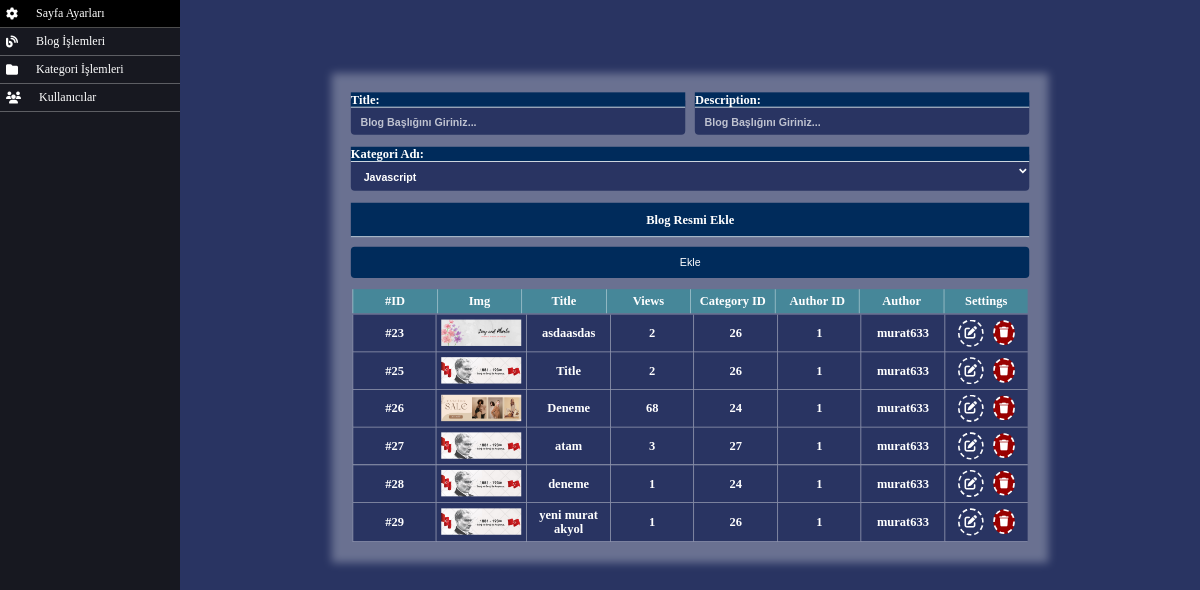
Page /nedmin/blog-settings.php (signed in) on the committed database.
### tables this page shows
CREATE TABLE `blog` (
  `id` int(11) NOT NULL,
  `title` varchar(250) NOT NULL,
  `description` text NOT NULL,
  `author` varchar(100) NOT NULL,
  `date` datetime NOT NULL DEFAULT current_timestamp(),
  `categoryid` int(11) NOT NULL,
  `authorid` int(11) NOT NULL,
  `img` varchar(250) NOT NULL,
  `views` int(11) NOT NULL DEFAULT 0
);

### public/db/connection.php (called while the page is built, shortened)
<?php
    try {
        class DB {
            private $db = null;
            public function __construct()
            {
                try{
                    $this->db = new PDO("mysql:host=localhost;dbname=blog;charset=utf8", "root", "");
                }catch(Exception $e){
                }
            }
            public function getAll($table) {
                $s = $this->db->prepare("SELECT * FROM $table");
                $s->execute();
                return $s->fetchAll();
            }
        }
        } catch (PDOException $e) {
            echo $e->getMessage();
        }
?>

### public/nedmin/blog-settings.php (the view, shortened to what this page needs)
<!DOCTYPE html>
<html lang="en">
<head>
    <?php
    include "head.php";
    $db = new DB();
    $blogs = $db->getAll("blog");
    $categories = $db->getAll("category");
    ?>
</head>
<body>
    <?php include "menu/menu.php"; ?>
    <main class="admin__main">
    <form action="../db/blog.php" method="POST" enctype="multipart/form-data" class="page__settings__form">
                <div class="form-control ">
                    <label for="title">Title:</label>
                    <input type="text" id="title" name="title"
                        placeholder="Blog Başlığını Giriniz...">
                </div>
                <div class="form-control ">
                    <label for="description">Description:</label>
                    <input type="text" id="description" name="description"
                        placeholder="Blog Başlığını Giriniz...">
                </div>
                <div class="form-control full">
                    <label for="category">Kategori Adı:</label>
                    <select name="categoryid" id="category">
                        <?php foreach ($categories as $key => $category) { ?>
                            <option value="<?php echo $category["id"] ?>"><?php echo $category["name"] ?></option>
                        <?php }?>
                    </select>
                </div>
                <div class="form-control full">
                    <label for="blog_img" class="blog_img_label">Blog Resmi Ekle</label>
                </div>
                <button name="addblog" class="page__settings__button">Ekle</button>
                <table class="table form-control full">
                    <thead class="table-head">
                        <tr class="table-row">
                            <th class="table-col">#ID</th>
                            <th class="table-col">Img</th>
                            <th class="table-col">Title</th>
                            <th class="table-col">Views</th>
                            <th class="table-col">Category ID</th>
                            <th class="table-col">Author ID</th>
                            <th class="table-col">Author</th>
                            <th class="table-col">Settings</th>
                        </tr>
                    </thead>
                    <tbody class="table-body">
                        <?php foreach ($blogs as $key => $blog) {?>
                            <tr class="table-row">
                            <th class="table-col">#<?php echo $blog["id"];?></th>
                            <th class="table-col">
                                <img src="../<?php echo $blog["img"];?>" width="100" alt="<?php echo $blog["title"];?>" title="<?php echo $blog["title"];?>">
                            </th>
                            <th class="table-col"><?php echo $blog["title"];?></th>
                            <th class="table-col"><?php echo $blog["views"];?></th>
                            <th class="table-col"><?php echo $blog["categoryid"];?></th>
                            <th class="table-col"><?php echo $blog["authorid"];?></th>
                            <th class="table-col"><?php echo $blog["author"];?></th>
                            <th class="table-col">
                                <a href="blog-edit.php?id=<?php echo $blog["id"];?>" title="Edit -> Düzenleme İşlemi" class="edit"><i class="fa-solid fa-pen-to-square"></i></a>
                                <button name="delete" value="<?php echo $blog["id"];?>"  title="Delete -> Silme İşlemi" class="del"><i class="fa-solid fa-trash"></i></button>
                            </th>
                            </tr class="table-row">
                       <?php } ?>
                    </tbody>
                </table>
        </form>
    </main>
</body>
</html>

### public/css/admin.css (style rules this page uses)
.admin__main { position: fixed; top: 0; right: 0; width: 85%; padding: 1rem; height: 100vh; overflow: auto; background: #293462; color: white; font-weight: 900; font-family: 'Raleway', sans-serif; }
.admin__main .page__settings__form { margin: auto; display: block; padding: 2rem; font-size: 1.3rem; font-family: cursive; display: grid; grid-template-columns: 1fr 1fr; transform: scale(0.8); width: 90%; align-items: center; gap: 1rem; }
.admin__main .page__settings__form::after { content: ""; background-color: #fff; opacity: .3; -webkit-filter: blur(5px); width: 100%; height: 100%; position: absolute; z-index: -1; }
.admin__main .page__settings__form .form-control { position: relative; }
.admin__main .page__settings__form .form-control ::placeholder { color: white; opacity: .7; }
.admin__main .page__settings__form .form-control.full { grid-column: 1/span 2; }
.admin__main .page__settings__form .form-control .blog_img_label { position: relative; padding: 1rem; width: 100%; text-align: center; cursor: pointer; }
.admin__main .page__settings__form .form-control input, .admin__main .page__settings__form .form-control textarea, .admin__main .page__settings__form .form-control select { margin-top: .5rem; padding: 2rem 1rem .7rem 1rem; border: none; outline: none; background-color: #293462; color: #fff; font-weight: 900; width: 100%; border-radius: 5px; margin-bottom: .2rem; display: flex; align-items: center; }
.admin__main .page__settings__form .form-control label { position: absolute; top: 0; left: 0; border-bottom: 1px solid #fff; color: #fff; display: block; width: 100%; background: #002B5B; }
.admin__main .page__settings__button { background-color: #002B5B; color: #fff; padding: 1rem 1.2rem; border-radius: 5px; border: none; outline: none; grid-column: 1/span 2; cursor: pointer; }
.admin__main .table { width: 100%; }
.admin__main .table .table-head { background-color: #468799; }
.admin__main .table .table-head .table-row { display: flex; align-items: center; justify-content: center; width: 100%; }
.admin__main .table .table-head .table-row .table-col { border-left: 1px solid rgba(255, 255, 255, 0.5); width: 100%; padding: .5rem; }
.admin__main .table .table-body { width: 100%; background-color: #293462; }
.admin__main .table .table-body .table-row { display: flex; justify-content: center; width: 100%; }
.admin__main .table .table-body .table-row .table-col { border-left: 1px solid rgba(255, 255, 255, 0.5); border-bottom: 1px solid rgba(255, 255, 255, 0.5); width: 100%; padding: .5rem; display: flex; align-items: center; justify-content: center; gap: 1rem; }
.admin__main .table .table-body .table-row .table-col .add, .admin__main .table .table-body .table-row .table-col .edit, .admin__main .table .table-body .table-row .table-col .del { padding: .5rem; border-radius: 50%; outline: none; cursor: pointer; background: transparent; color: #fff; border: 2px dashed white; }
.admin__main .table .table-body .table-row .table-col .del { background-color: #900; }
* { padding: 0; margin: 0; box-sizing: border-box; }
html { font-size: 12px; }
a { text-decoration: none; }

### rows in the picture
blog: id "23", img (picture), title "asdaasdas", views "2", categoryid "26", authorid "1", author "murat633"
blog: id "25", img (picture), title "Title", views "2", categoryid "26", authorid "1", author "murat633"
blog: id "26", img (picture), title "Deneme", views "68", categoryid "24", authorid "1", author "murat633"
blog: id "27", img (picture), title "atam", views "3", categoryid "27", authorid "1", author "murat633"
blog: id "28", img (picture), title "deneme", views "1", categoryid "24", authorid "1", author "murat633"
blog: id "29", img (picture), title "yeni murat akyol", views "1", categoryid "26", authorid "1", author "murat633"

### other values in the picture
form field categoryid "Javascript"
